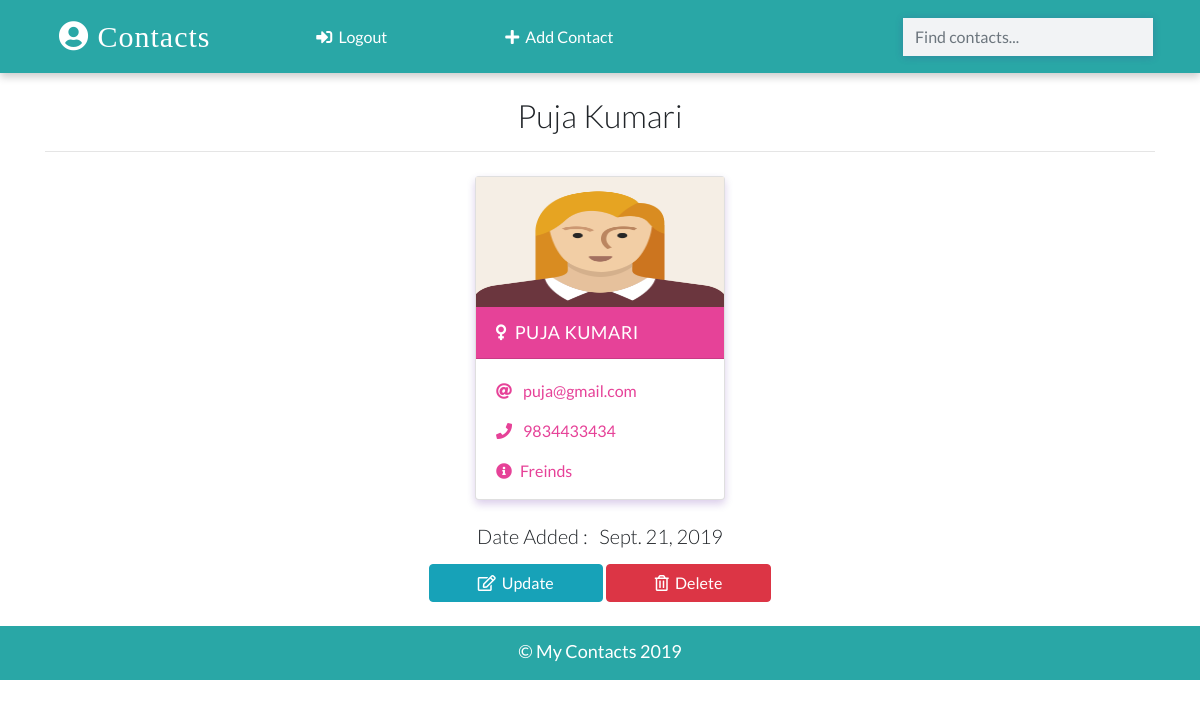
The app's page /detail/5/ (signed in) with its own data.
### app/models.py (models this page shows)
class Contact(models.Model):
    manager = models.ForeignKey(User, on_delete=models.CASCADE,default=None)
    name = models.CharField(max_length=50)
    email = models.EmailField(max_length=100)
    phone = models.IntegerField()
    info =  models.CharField(max_length=30)
    gender = models.CharField(max_length=30, choices=(
        ('male', 'Male'),
        ('female', 'Female')
    ))
    image = models.ImageField(upload_to='images/', blank=True)
    date_added = models.DateField(auto_now_add=True)

### app/views.py (the view)
# urls.py: path('detail/<int:pk>/', views.ContactDetailViews.as_view(), name="detail"),
class ContactDetailViews(LoginRequiredMixin,DetailView):
    template_name = 'detail.html'
    model = Contact
    context_object_name ='contact'

### templates/detail.html (shortened to what this page needs)
{% extends 'base.html' %}
{% load static %}
{% block content %}
{% if contact.manager == request.user  %}
<div class="container">
      <h2 class="heading font-weight-light text-center">{{contact.name}}</h2>
      <hr />
    </div>
<div class="container main-part">
{% include 'partials/_card.html' %}
</div>
<div class="container mt-3">
<h5 class="text-center my-3 font-weight-light">Date Added : &nbsp; {{contact.date_added}}</h5>
<p class="text-center text-light"  >
<a class="btn btn-info px-5" href= "{% url 'update' contact.id  %}">
<i class="far fa-edit"></i>&nbsp; Update </a>
<a class="btn btn-danger px-5" href= "{% url 'delete' contact.id  %}">
<i class="far fa-trash-alt"></i>&nbsp; Delete </a>
</div>
{% else %}
<div class="container">
      <h2 class="heading font-weight-light text-center">You don't have to access this page.</h2>
      <hr />
</div>
{% endif %}
{% endblock content %}

### templates/base.html (shortened to what this page needs)
{% load static %}
<!DOCTYPE html>
<html lang="en">
<head>
<link rel="stylesheet" href="https://stackpath.bootstrapcdn.com/bootstrap/4.2.1/css/bootstrap.min.css"/>
<link rel="stylesheet" href="{% static './css/main.css' %}"/>
<link rel="stylesheet" href="https://use.fontawesome.com/releases/v5.6.3/css/all.css"/>
</head>
<body>
<nav>
<a class="logo" href="{% url 'home' %}">
<i class="fas fa-user-circle"></i>&nbsp;Contacts</a>
<p class="feature-link m-0 p-0">
{% if request.user.is_authenticated %}
<a href="{% url 'logout' %}" class="mr-4 text-white"><i class="fas fa-sign-in-alt"></i>&nbsp; Logout </a></p>
{% else %}
<a href="{% url 'signup' %}" class="mr-4 text-white"><i class="fas fa-user-plus"></i>&nbsp; SignUp </a></p>
<a href="{% url 'login' %}" class="mr-4 text-white"><i class="fas fa-sign-in-alt"></i>&nbsp; Log In </a></p>
{% endif %}
{% if request.user.is_authenticated %}
<a href="{% url 'create' %}" class="mr-2 text-white"><i class="fas fa-plus"></i>&nbsp; Add Contact </a></p>
{% endif %}
<p class="feature-link m-0 p-0">
<form class="form-inline-my-2" action="{% url 'search'   %}"  method="GET">
<input type="text" class="form-control search-box"
 type="search"
 placeholder="Find contacts..."
 name="search_term"
 value="{{search_term}}"
 />
</form>
</nav>
<br/>
{% block content %}
{% endblock content %}
    <footer class="mt-4 p-2">
      <p class="text-center p-1 m-0">&copy; My Contacts 2019</p>
    </footer>

### templates/partials/_card.html (shortened to what this page needs)
{% load static %}
{% if contact.gender == 'female' %}
<div class="card my-2 mx-2 girl-card">
<img src="{% if contact.image %}
{{contact.image.url}}
{% else %}
{% static 'images/girl.png' %}"
class="img-fluid"/>
{% endif %}
<div class="card-header">
<a href="{% url 'detail' contact.id %}" class="text-white header-link">
<i class="fas fa-venus mr-2"></i>{{contact.name}}</a>
</div>
<div class="card-body pb-0">
<p>
<i class="fas fa-at mr-2"></i>
<a href="mailto:{{contact.email}}">{{contact.email}}</a>
</p>
<p>
<i class="fas fa-phone mr-2"></i>
<a href="tel:{{contact.phone}}">{{contact.phone}}</a>
</p>
<p><i class="fas fa-info-circle mr-2"></i>{{contact.info}}</p>
</div>
</div>
{% endif %}

### static/css/main.css (style rules this page uses)
:root { --back: #29a7a6; --girl: #e64298; --boy: #2874dd; }
body { font-family: Lato, sans-serif; }
nav { font-weight: light; display: flex; justify-content: space-around; background-color: var(--back); align-items: center; padding-top: 12px; padding-bottom: 12px; box-shadow: 0 4px 8px 0 rgba(0, 0, 0, 0.2); }
.logo { font-size: 30px; letter-spacing: 1px; color: white; padding: 2px 12px; border-radius: 8px; font-family: cursive; }
.feature-link { margin-top: 5px !important; margin-bottom: 5px !important; }
.search-box { border-radius: 0px !important; width: 250px; border: none !important; background-color: #f2f3f5 !important; box-shadow: 0 1px 8px 0 rgba(78, 18, 134, 0.2); }
.card { box-shadow: 0 4px 8px 0 rgba(68, 5, 150, 0.2); transition: 0.3s; min-width: 250px; box-sizing: border-box; }
img { height: 130px !important; }
.card-header { font-size: 18px; letter-spacing: 0.5px; text-transform: uppercase; }
.girl-card .card-header { background-color: var(--girl); }
.girl-card .card-body, .girl-card .card-body p a { color: var(--girl); }
.card-body p { cursor: pointer; }
.main-part { display: flex; flex-wrap: wrap; justify-content: space-evenly; }
footer { background-color: var(--back); color: white; font-size: 18px; border-bottom: 3px solid var(--back); }

### records on screen
Contact: name "Puja Kumari", name "PUJA KUMARI", email "puja@gmail.com", phone "9834433434", info "Freinds", date_added "Sept. 21, 2019"
